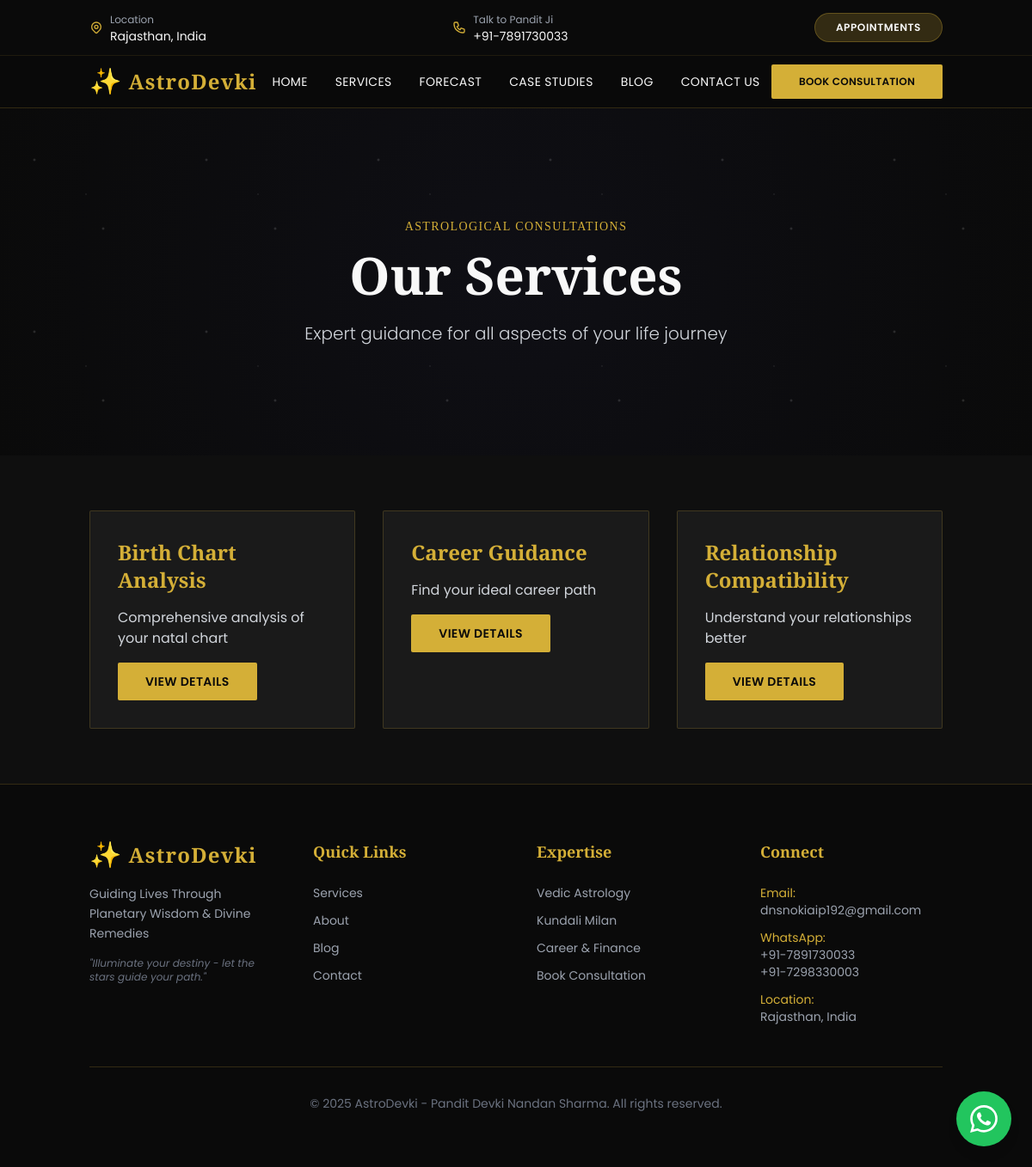
/services, run on the app's committed database.
### tables this page shows
CREATE TABLE services (
        id INTEGER PRIMARY KEY AUTOINCREMENT,
        title TEXT NOT NULL,
        slug TEXT UNIQUE NOT NULL,
        short_desc TEXT,
        description TEXT,
        duration_minutes INTEGER DEFAULT 60,
        price_inr INTEGER DEFAULT 0,
        price_usd INTEGER DEFAULT 0,
        is_active INTEGER DEFAULT 1,
        sort_order INTEGER DEFAULT 0
    , icon TEXT DEFAULT "✨", created_at TEXT, updated_at TEXT);

### app/Controllers/ServiceController.php (called while the page is built, shortened)
<?php
class ServiceController extends Controller
{
    public function index(): string
    {
        $services = db()->query("SELECT * FROM services WHERE is_active = 1 ORDER BY sort_order")->fetchAll();
        return $this->view('pages.services', compact('services'));
    }
}

### public/index.php (called while the page is built, shortened)
<?php
$router = new Router();
$router->dispatch();

### app/Core/Controller.php (called while the page is built, shortened)
<?php
class Controller
{
    protected function view(string $path, array $data = []): string
    {
        return view($path, $data);
    }
}

### app/Views/pages/services.php (the view, shortened to what this page needs)
<?php
require __DIR__ . '/../partials/page-hero.php';
?>
<section class="py-16 bg-cosmic-dark">
    <div class="container mx-auto px-4">
        <div class="grid grid-cols-1 md:grid-cols-3 gap-8">
            <?php foreach ($services as $service): ?>
            <div class="card-dark">
                <h3 class="text-2xl font-heading font-bold mb-4 text-gold"><?= e($service['title']) ?></h3>
                <p class="text-gray-300 mb-4"><?= e($service['short_desc']) ?></p>
                <div class="flex justify-end items-center">
                    <a href="/service/<?= e($service['slug']) ?>" class="btn-primary">View Details</a>
                </div>
            </div>
            <?php endforeach; ?>
        </div>
    </div>
</section>
<?php
require __DIR__ . '/../layouts/app.php';

### app/Core/Router.php (shortened to what this page needs)
<?php
class Router
{
    private array $routes = [];
    private function addRoute(string $method, string $path, $handler, array $middleware): void
    {
        $this->routes[$method][$path] = [
            'handler' => $handler,
            'middleware' => $middleware
        ];
    }
    public function dispatch(): void
    {
        $uri = parse_url($_SERVER['REQUEST_URI'], PHP_URL_PATH) ?: '/';
        $method = $_SERVER['REQUEST_METHOD'];
        $routes = $this->routes[$method] ?? [];
        foreach ($routes as $path => $route) {
            $pattern = '@^' . preg_replace('@\{([a-zA-Z0-9_]+)\}@', '(?P<$1>[a-zA-Z0-9-_]+)', $path) . '$@';
            if (preg_match($pattern, $uri, $matches)) {
                $params = array_filter($matches, 'is_string', ARRAY_FILTER_USE_KEY);
                $handler = $route['handler'];
                $args = !empty($params) ? [$params] : [];
                if (is_callable($handler)) {
                    echo call_user_func_array($handler, $args);
                    return;
                } elseif (is_array($handler)) {
                    [$controller, $method] = $handler;
                    $controllerInstance = new $controller();
                    echo call_user_func_array([$controllerInstance, $method], $args);
                    return;
                }
            }
        }
    }
}

### public/assets/css/app.css (style rules this page uses)
*,:after,:before { --tw-border-spacing-x:0;--tw-border-spacing-y:0;--tw-translate-x:0;--tw-translate-y:0;--tw-rotate:0;--tw-skew-x:0;--tw-skew-y:0;--tw-scale-x:1;--tw-scale-y:1;--tw-pan-x: ;--tw-pan-y: ;--tw-pinch-zoom: ;--tw-scroll-snap-strictness:proximity;--tw-gradient-from-position: ;--tw-gradient-via-position: ;--tw-gradient-to-position: ;--tw-ordinal: ;--tw-slashed-zero: ;--tw-numeric-figure: ;--tw-numeric-spacing: ;--tw-numeric-fraction: ;--tw-ring-inset: ;--tw-ring-offset-width:0px;--tw-ring-offset-color:#fff;--tw-ring-color:rgba(59,130,246,.5);--tw-ring-offset-shadow:0 0 #0000;--tw-ring-shadow:0 0 #0000;--tw-shadow:0 0 #0000;--tw-shadow-colored:0 0 #0000;--tw-blur: ;--tw-brightness: ;--tw-contrast: ;--tw-grayscale: ;--tw-hue-rotate: ;--tw-invert: ;--tw-saturate: ;--tw-sepia: ;--tw-drop-shadow: ;--tw-backdrop-blur: ;--tw-backdrop-brightness: ;--tw-backdrop-contrast: ;--tw-backdrop-grayscale: ;--tw-backdrop-hue-rotate: ;--tw-backdrop-invert: ;--tw-backdrop-opacity: ;--tw-backdrop-saturate: ;--tw-backdrop-sepia: ;--tw-contain-size: ;--tw-contain-layout: ;--tw-contain-paint: ;--tw-contain-style: }
*,:after,:before { box-sizing:border-box;border:0 solid #e5e7eb }
:after,:before { --tw-content:"" }
:host,html { line-height:1.5;-webkit-text-size-adjust:100%;-moz-tab-size:4;-o-tab-size:4;tab-size:4;font-family:ui-sans-serif,system-ui,sans-serif,Apple Color Emoji,Segoe UI Emoji,Segoe UI Symbol,Noto Color Emoji;font-feature-settings:normal;font-variation-settings:normal;-webkit-tap-highlight-color:transparent }
body { margin:0;line-height:inherit }
h1,h2,h3,h4,h5,h6 { font-size:inherit;font-weight:inherit }
a { color:inherit;text-decoration:inherit }
blockquote,dd,dl,figure,h1,h2,h3,h4,h5,h6,hr,p,pre { margin:0 }
body { --tw-bg-opacity:1;background-color:rgb(10 10 10/var(--tw-bg-opacity,1));font-family:Poppins,sans-serif;--tw-text-opacity:1;color:rgb(248 248 248/var(--tw-text-opacity,1)) }
h1,h2,h3,h4,h5,h6 { font-family:Cinzel,Playfair Display,serif }
.container { width:100% }
@media (min-width:640px) { .container { max-width:640px } }
@media (min-width:768px) { .container { max-width:768px } }
@media (min-width:1024px) { .container { max-width:1024px } }
.btn-primary { border-radius:.125rem;--tw-bg-opacity:1;background-color:rgb(212 175 55/var(--tw-bg-opacity,1));padding:.75rem 2rem;font-size:.875rem;line-height:1.25rem;font-weight:600;text-transform:uppercase;letter-spacing:.025em;--tw-text-opacity:1;color:rgb(10 10 10/var(--tw-text-opacity,1));transition-property:all;transition-timing-function:cubic-bezier(.4,0,.2,1);transition-duration:.3s }
.card-dark { border-radius:.125rem;border-width:1px;border-color:rgba(212,175,55,.2);--tw-bg-opacity:1;background-color:rgb(26 26 26/var(--tw-bg-opacity,1));padding:2rem;transition-property:all;transition-timing-function:cubic-bezier(.4,0,.2,1);transition-duration:.3s }
.mx-auto { margin-left:auto;margin-right:auto }
.mb-4 { margin-bottom:1rem }
.flex { display:flex }
.grid { display:grid }
.grid-cols-1 { grid-template-columns:repeat(1,minmax(0,1fr)) }
.items-center { align-items:center }
.gap-8 { gap:2rem }
.bg-cosmic-dark { --tw-bg-opacity:1;background-color:rgb(15 15 15/var(--tw-bg-opacity,1)) }
.px-4 { padding-left:1rem;padding-right:1rem }
.py-16 { padding-top:4rem;padding-bottom:4rem }
.font-heading { font-family:Cinzel,Playfair Display,serif }
.text-2xl { font-size:1.5rem;line-height:2rem }
.font-bold { font-weight:700 }
.text-gold { --tw-text-opacity:1;color:rgb(212 175 55/var(--tw-text-opacity,1)) }
.text-gray-300 { --tw-text-opacity:1;color:rgb(209 213 219/var(--tw-text-opacity,1)) }
@media (min-width:768px) { .md\:grid-cols-3 { grid-template-columns:repeat(3,minmax(0,1fr)) } }

### data on the page
services: title "Birth Chart Analysis", short_desc "Comprehensive analysis of your natal chart"
services: title "Career Guidance", short_desc "Find your ideal career path"
services: title "Relationship Compatibility", short_desc "Understand your relationships better"
